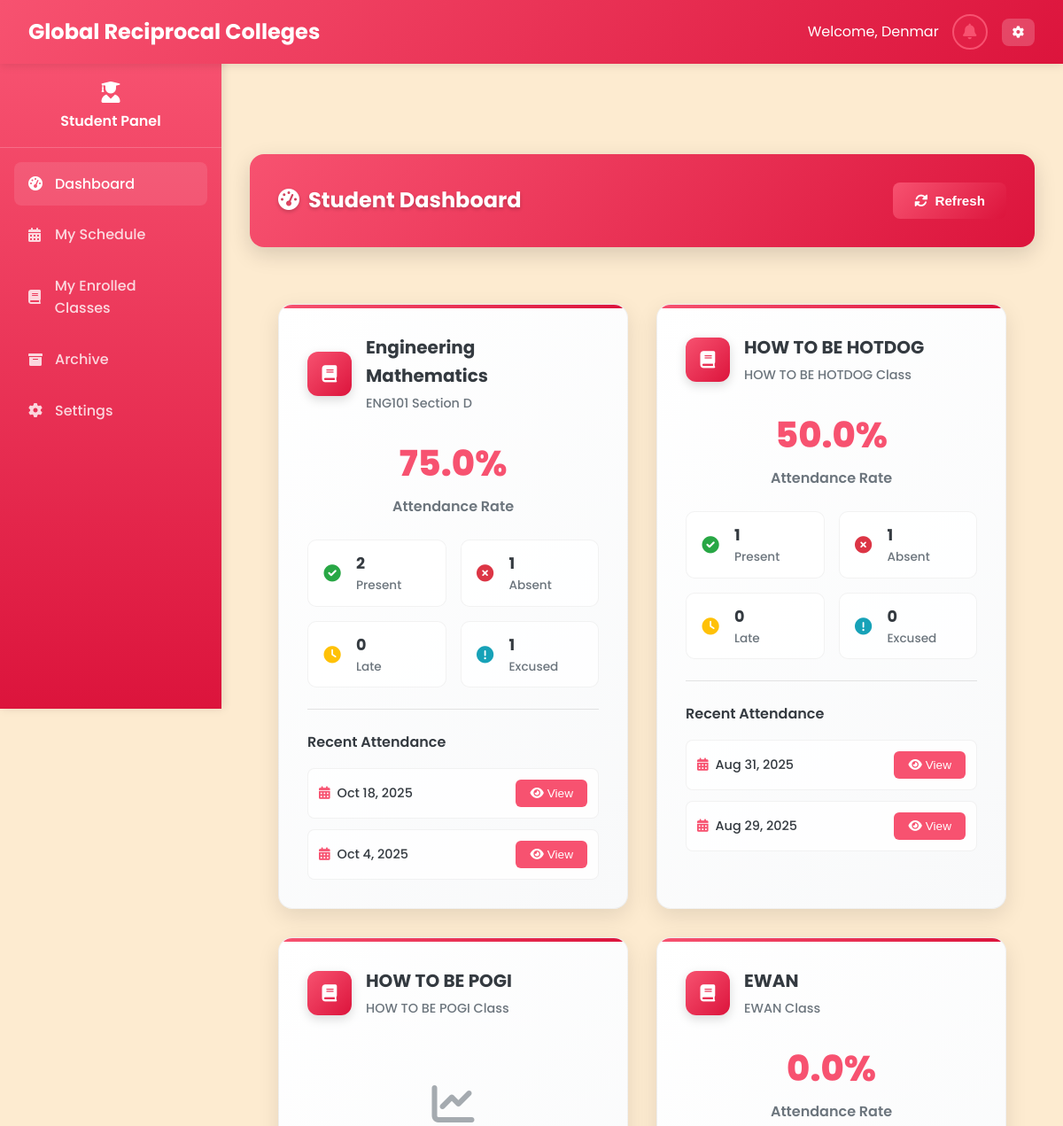
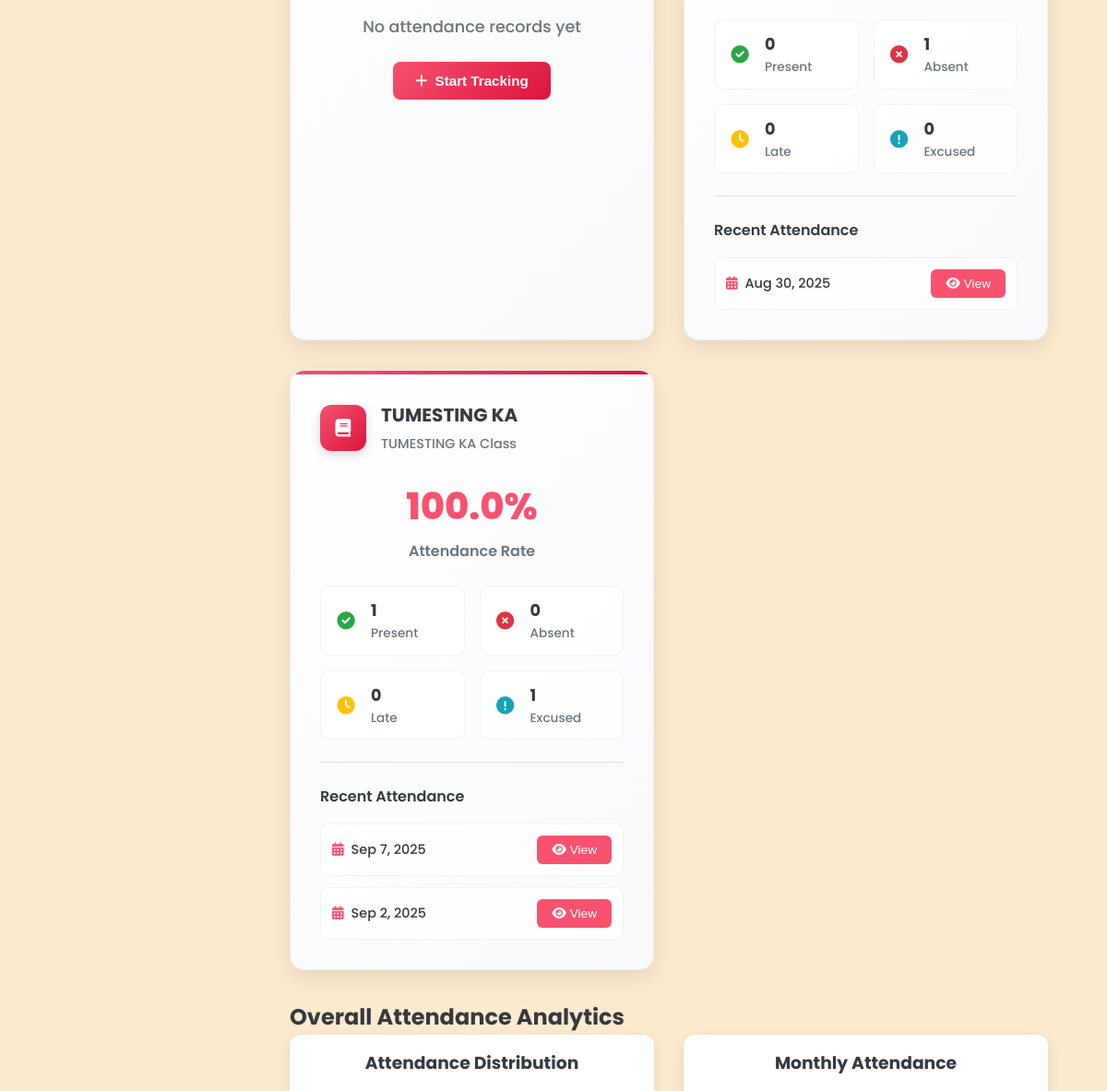
Page /Student/student_dashboard.php (signed in, upper part) on the earlier database version (2 pictures, top to bottom).
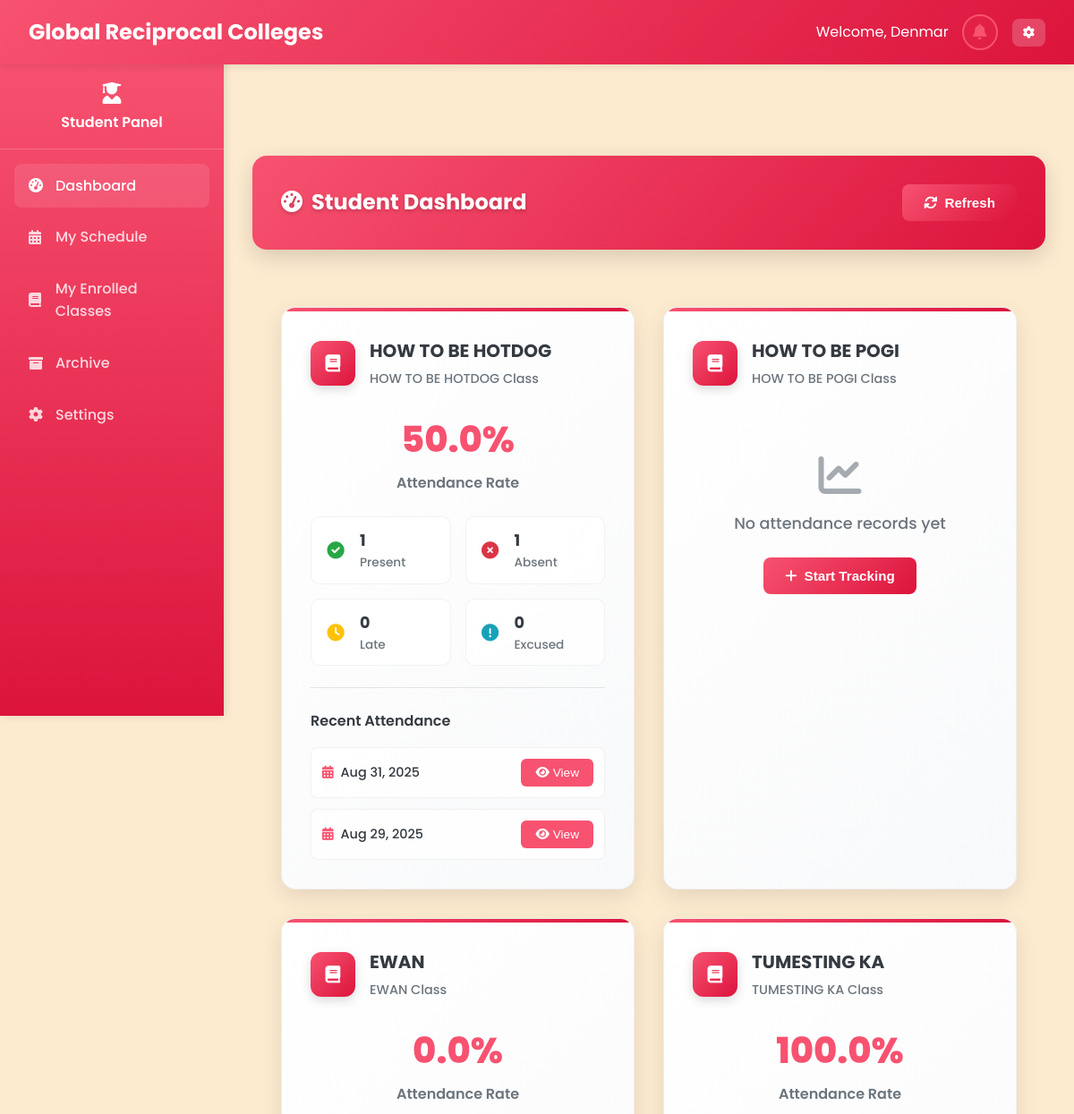
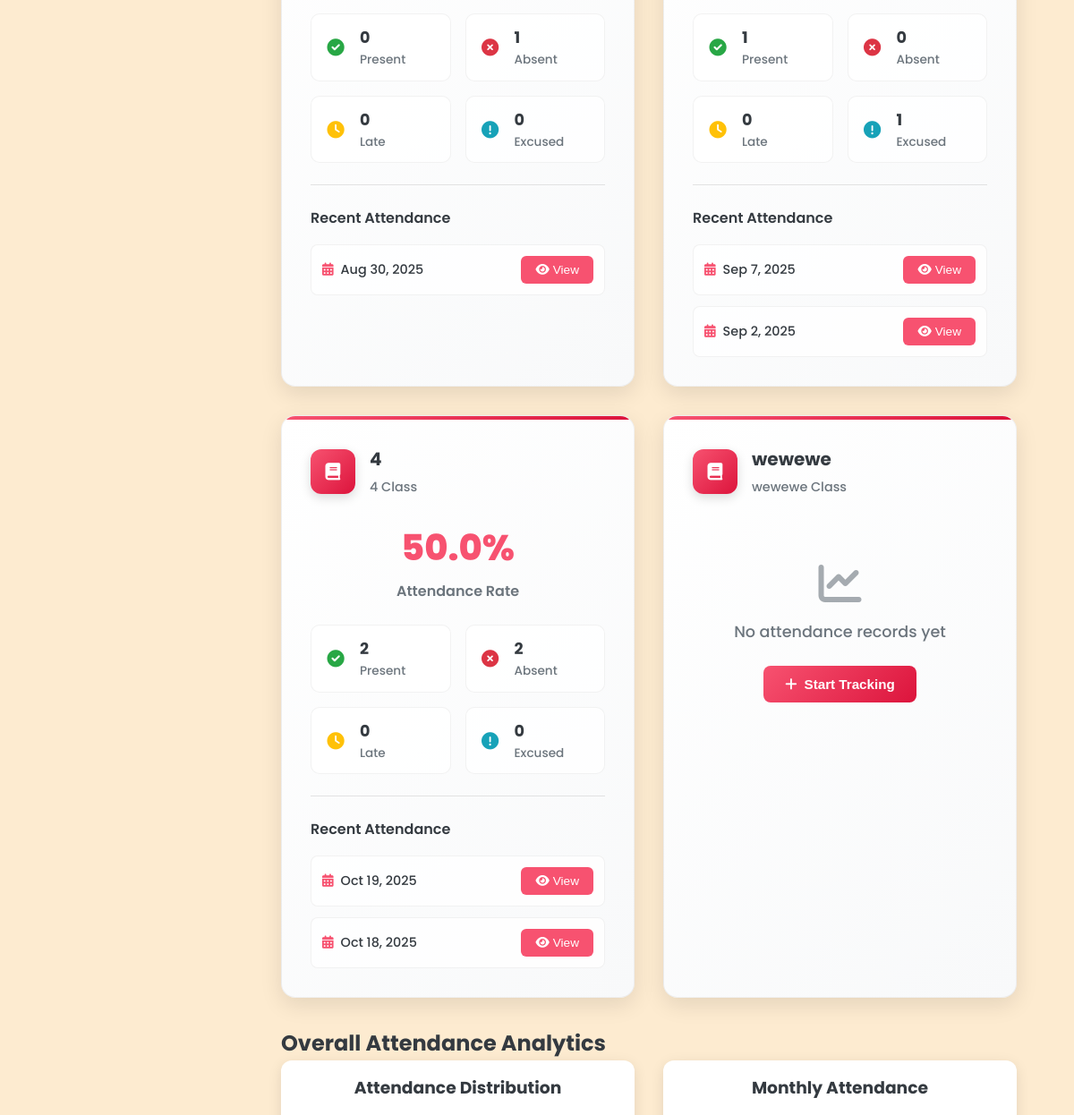
Same page on the later database version (2 pictures, top to bottom).
### tables this page shows
CREATE TABLE `classes` (
  `class_id` varchar(20) NOT NULL,
  `class_name` varchar(100) NOT NULL,
  `class_code` varchar(20) NOT NULL,
  `subject_id` varchar(20) DEFAULT NULL,
  `professor_id` varchar(20) DEFAULT NULL,
  `schedule` varchar(100) DEFAULT NULL,
  `room` varchar(50) DEFAULT NULL,
  `created_at` datetime NOT NULL,
  `updated_at` datetime NOT NULL,
  `section` varchar(10) DEFAULT NULL,
  `semester_id` int(11) DEFAULT NULL,
  `status` enum('active','archived') DEFAULT 'active',
  `school_year_semester_id` int(11) DEFAULT NULL
);

CREATE TABLE `subjects` (
  `subject_id` varchar(20) NOT NULL,
  `subject_name` varchar(100) NOT NULL,
  `subject_code` varchar(20) NOT NULL,
  `description` text DEFAULT NULL,
  `credits` int(11) NOT NULL,
  `duration_id` int(11) DEFAULT NULL,
  `created_at` datetime NOT NULL,
  `updated_at` datetime NOT NULL,
  `semester_id` int(11) DEFAULT NULL
);

### Student/student_dashboard.php (the view, shortened to what the changed rows need)
     <?php
require_once '../php/db.php';
$student_id = $_SESSION['user_id'];
?>
<!DOCTYPE html>
<html lang="en">
<head>
    <link rel="stylesheet" href="../css/styles_fixed.css">
    <link rel="stylesheet" href="https://cdnjs.cloudflare.com/ajax/libs/font-awesome/6.0.0/css/all.min.css">
</head>
<body>
    <main class="main-content">
        <div class="table-header-enhanced">
            <h2 class="table-title-enhanced"><i class="fas fa-tachometer-alt" style="margin-right: 10px;"></i>Student Dashboard</h2>
        </div>
        <div class="dashboard-container">
        <?php
        $stmt = $pdo->prepare("SELECT c.class_id, c.class_name, s.subject_name
                               FROM student_classes sc
                               JOIN classes c ON sc.class_id = c.class_id
                               JOIN subjects s ON c.subject_id = s.subject_id
                               WHERE sc.student_id = ? AND c.status != 'archived'");
        $stmt->execute([$student_id]);
        $student_subjects = $stmt->fetchAll();
        $attendance_stats = [];
        $recent_dates = [];
        foreach ($student_subjects as $subject) {
            $query = "SELECT
                        COUNT(*) as total_records,
                        SUM(CASE WHEN status = 'Present' THEN 1 ELSE 0 END) as present,
                        SUM(CASE WHEN status = 'Absent' THEN 1 ELSE 0 END) as absent,
                        SUM(CASE WHEN status = 'Late' THEN 1 ELSE 0 END) as late,
                        SUM(CASE WHEN status = 'Excused' THEN 1 ELSE 0 END) as excused
                      FROM attendance
                      WHERE student_id = ? AND class_id = ?";
            $stmt2 = $pdo->prepare($query);
            $stmt2->execute([$student_id, $subject['class_id']]);
            $stats = $stmt2->fetch();
            $attendance_stats[$subject['class_id']] = $stats;
            $query = "SELECT DISTINCT date
                      FROM attendance
                      WHERE student_id = ? AND class_id = ?
                      ORDER BY date DESC
                      LIMIT 2";
            $stmt3 = $pdo->prepare($query);
            $stmt3->execute([$student_id, $subject['class_id']]);
            $dates = $stmt3->fetchAll(PDO::FETCH_COLUMN);
            $recent_dates[$subject['class_id']] = $dates;
        }
        ?>
        <div class="stats-grid">
            <?php foreach ($student_subjects as $subject):
                $stats = $attendance_stats[$subject['class_id']] ?? null;
            ?>
            <div class="stat-card-enhanced">
                <div class="stat-header-enhanced">
                    <div class="stat-icon-enhanced">
                        <i class="fas fa-book"></i>
                    </div>
                    <div class="stat-info-enhanced">
                        <h3 class="stat-title-enhanced"><?php echo htmlspecialchars($subject['subject_name']); ?></h3>
                        <p class="stat-subtitle-enhanced"><?php echo htmlspecialchars($subject['class_name']); ?></p>
                    </div>
                </div>
                <?php if ($stats && $stats['total_records'] > 0):
                    $attendance_rate = ($stats['present'] + $stats['late'] + $stats['excused']) / $stats['total_records'] * 100;
                ?>
                <div class="stat-metrics-enhanced">
                    <div class="stat-main-metric">
                        <div class="stat-value-enhanced"><?php echo number_format($attendance_rate, 1); ?>%</div>
                        <div class="stat-label-enhanced">Attendance Rate</div>
                    </div>
                    <div class="stat-breakdown-enhanced">
                        <div class="stat-breakdown-item">
                            <i class="fas fa-check-circle stat-breakdown-icon" style="color: #28a745;"></i>
                            <div>
                                <div class="stat-breakdown-value"><?php echo $stats['present']; ?></div>
                                <div class="stat-breakdown-label">Present</div>
                            </div>
                        </div>
                        <div class="stat-breakdown-item">
                            <i class="fas fa-times-circle stat-breakdown-icon" style="color: #dc3545;"></i>
                            <div>
                                <div class="stat-breakdown-value"><?php echo $stats['absent']; ?></div>
                                <div class="stat-breakdown-label">Absent</div>
                            </div>
                        </div>
                        <div class="stat-breakdown-item">
                            <i class="fas fa-clock stat-breakdown-icon" style="color: #ffc107;"></i>
                            <div>
                                <div class="stat-breakdown-value"><?php echo $stats['late']; ?></div>
                                <div class="stat-breakdown-label">Late</div>
                            </div>
                        </div>
                        <div class="stat-breakdown-item">
                            <i class="fas fa-exclamation-circle stat-breakdown-icon" style="color: #17a2b8;"></i>
                            <div>
                                <div class="stat-breakdown-value"><?php echo $stats['excused']; ?></div>
                                <div class="stat-breakdown-label">Excused</div>
                            </div>
                        </div>
                    </div>
                </div>
                <?php if (!empty($recent_dates[$subject['class_id']])): ?>
                <div class="stat-actions-enhanced">
                    <h4 class="stat-section-title">Recent Attendance</h4>
                    <div class="stat-recent-list">
                        <?php foreach ($recent_dates[$subject['class_id']] as $date): ?>
                        <div class="stat-recent-item">
                            <div class="stat-recent-date">
                                <i class="fas fa-calendar-alt" style="color: var(--primary);"></i>
                                <?php echo date('M j, Y', strtotime($date)); ?>
                            </div>
                            <button class="stat-action-btn" onclick="openAttendanceModal('<?php echo $subject['class_id']; ?>', '<?php echo $date; ?>')">
                                <i class="fas fa-eye"></i>
                                View
                            </button>
                        </div>
                        <?php endforeach; ?>
                    </div>
                </div>
                <?php endif; ?>
                <?php else: ?>
                <div class="stat-empty-enhanced">
                    <i class="fas fa-chart-line stat-empty-icon"></i>
                    <div class="stat-empty-text">No attendance records yet</div>
                    <button class="stat-primary-btn">
                        <i class="fas fa-plus"></i>
                        Start Tracking
                    </button>
                </div>
                <?php endif; ?>
            </div>
            <?php endforeach; ?>
        </div>
        <div class="charts-section">
            <h2>Overall Attendance Analytics</h2>
        </div>
        </div>
</body>
</html>

Differences in the rows shown:
no longer on this page (row unchanged): classes: subject.subject_name "Engineering Mathematics", class_name "ENG101 Section D", attendance_rate "75.0", present "2", absent "1", late "0", excused "1", class_id "Oct 18, 2025", class_id "Oct 4, 2025", shown under "Student Dashboard"
now on this page (row unchanged): classes: subject.subject_name "4", class_name "4 Class", attendance_rate "50.0", present "2", absent "2", late "0", excused "0", class_id "Oct 19, 2025", class_id "Oct 18, 2025", shown under "Student Dashboard"
added classes: subject.subject_name "wewewe", class_name "wewewe Class", shows "No attendance records yet", shown under "Student Dashboard"
